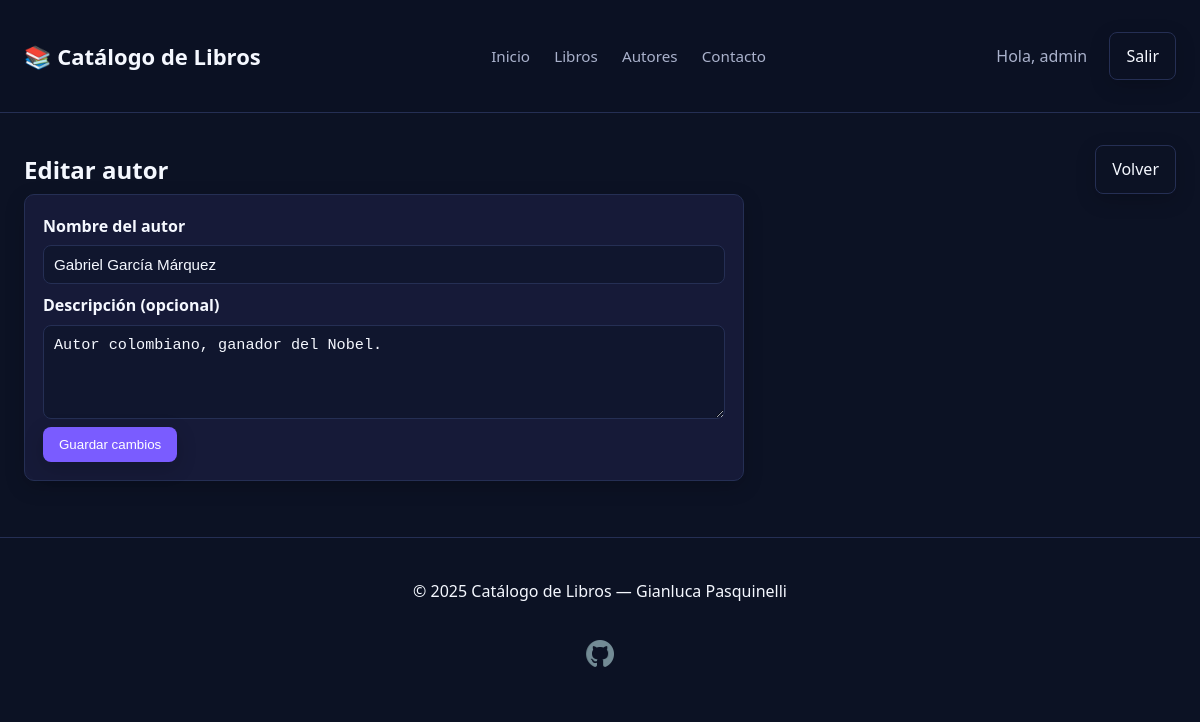
/index.php?controller=author&action=edit&id=1 (signed in), run on the app's committed database.
### tables this page shows
CREATE TABLE authors (
  id INT AUTO_INCREMENT PRIMARY KEY,
  name VARCHAR(100) NOT NULL,
  description TEXT
);

### app/Controllers/AuthorController.php (called while the page is built, shortened)
<?php
require_once __DIR__ . '/../Models/Author.php';
class AuthorController extends BaseController {
    private $authorModel;
    public function __construct() {
        $this->authorModel = new Author();
    }
    public function edit() {
        $id = $_GET['id'] ?? null;
        $author = $this->authorModel->getById($id);
        $this->render('authors/edit', ['author' => $author]);
    }
}

### public/index.php (called while the page is built, shortened)
<?php
$action     = $_GET['action'] ?? 'index';
$controllerObj = new $controllerName();
$controllerObj->$action();

### app/Models/Database.php (called while the page is built, shortened)
<?php
class Database {
    public function __construct() {
        static $pdoInstance = null;
        if ($pdoInstance === null) {
            try {
                $dsn = "mysql:host=" . DB_HOST . ";dbname=" . DB_NAME . ";charset=utf8mb4";
                $pdoInstance = new PDO($dsn, DB_USER, DB_PASS, [
                    PDO::ATTR_ERRMODE => PDO::ERRMODE_EXCEPTION,
                    PDO::ATTR_DEFAULT_FETCH_MODE => PDO::FETCH_ASSOC,
                ]);
            } catch (PDOException $e) {
                die("Error de conexión: " . $e->getMessage());
            }
        }
        $this->pdo = $pdoInstance;
    }
}

### app/Models/Author.php (called while the page is built, shortened)
<?php
require_once __DIR__ . '/Database.php';
class Author extends Database {
    public function getById($id) {
        $stmt = $this->pdo->prepare("SELECT * FROM authors WHERE id = ?");
        $stmt->execute([(int)$id]);
        return $stmt->fetch();
    }
}

### app/Views/authors/edit.php (the view, shortened to what this page needs)
<section class="flex-between">
  <h1>Editar autor</h1>
  <a class="btn btn-outline" href="index.php?controller=author&action=index">Volver</a>
</section>
<form method="POST" action="index.php?controller=author&action=update" class="form">
  <div class="form-group">
    <label for="name">Nombre del autor</label>
    <input type="text" name="name" id="name" required value="<?= htmlspecialchars($author['name']) ?>">
  </div>
  <div class="form-group">
    <label for="description">Descripción (opcional)</label>
    <textarea name="description" id="description" rows="4"><?= htmlspecialchars($author['description'] ?? '') ?></textarea>
  </div>
  <button type="submit" class="btn">Guardar cambios</button>
</form>

### public/assets/css/styles.css (style rules this page uses)
:root { --bg: #0c1224; --panel: #161a38; --muted: #aab2cc; --text: #f5f8ff; --primary: #7a5cff; --primary-700: #6543ff; --primary-500: #8c6fff; --danger: #ff7088; --danger-600: #ff4d6a; --border: #252f54; --radius: 10px; --shadow: 0 6px 20px rgba(0, 0, 0, 0.18); --transition: all 0.3s cubic-bezier(0.25, 0.8, 0.25, 1); --font-family: system-ui, -apple-system, Segoe UI, Roboto, Ubuntu, Cantarell, "Helvetica Neue", Arial, "Noto Sans", sans-serif; --font-size-base: 16px; --spacing-unit: 8px; }
* { box-sizing: border-box; margin: 0; padding: 0; }
html, body { background: var(--bg); color: var(--text); font-family: var(--font-family); line-height: 1.65; font-size: var(--font-size-base); }
.btn { background: var(--primary); border: none; color: #fff; padding: calc(var(--spacing-unit) * 1.25) calc(var(--spacing-unit) * 2); border-radius: 8px; text-decoration: none; display: inline-flex; align-items: center; box-shadow: var(--shadow); cursor: pointer; font-weight: 500; transition: var(--transition); }
.btn-outline { background: transparent; border: 1px solid var(--border); color: var(--text); }
.flex-between { display: flex; align-items: center; justify-content: space-between; margin-block-start: var(--spacing-unit); }
.form { background: var(--panel); border: 1px solid var(--border); border-radius: var(--radius); padding: calc(var(--spacing-unit) * 2.25); box-shadow: var(--shadow); max-inline-size: 720px; }
.form-group { display: flex; flex-direction: column; margin-block-end: var(--spacing-unit); }
.form-group label { font-weight: 600; margin-block-end: calc(var(--spacing-unit) * 0.75); }
.form-group input, .form-group select, .form-group textarea { background: #10162e; border: 1px solid var(--border); border-radius: 8px; color: var(--text); padding: calc(var(--spacing-unit) * 1.25); font-size: 0.95rem; transition: var(--transition); }

### data on the page
authors: name "Gabriel García Márquez", description "Autor colombiano, ganador del Nobel."

### other printed values
$_SESSION['user'] "admin"
